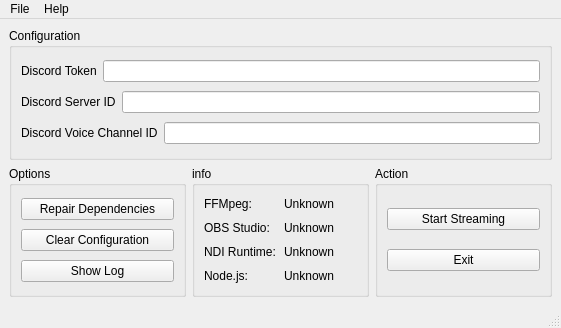
<?xml version="1.0" encoding="UTF-8"?>
<ui version="4.0">
 <class>MainWindow</class>
 <widget class="QMainWindow" name="MainWindow">
  <property name="geometry">
   <rect>
    <x>0</x>
    <y>0</y>
    <width>561</width>
    <height>328</height>
   </rect>
  </property>
  <property name="windowTitle">
   <string>DiscordSCR</string>
  </property>
  <property name="windowIcon">
   <iconset resource="res/res.qrc">
    <normaloff>:/DDDDD_3x.ico</normaloff>:/DDDDD_3x.ico</iconset>
  </property>
  <widget class="QWidget" name="centralwidget">
   <layout class="QGridLayout" name="gridLayout">
    <item row="0" column="0">
     <layout class="QVBoxLayout" name="verticalLayout_4">
      <item>
       <widget class="QGroupBox" name="groupBox">
        <property name="title">
         <string>Configuration</string>
        </property>
        <layout class="QVBoxLayout" name="verticalLayout">
         <item>
          <layout class="QHBoxLayout" name="horizontalLayout">
           <item>
            <widget class="QLabel" name="label">
             <property name="text">
              <string>Discord Token</string>
             </property>
            </widget>
           </item>
           <item>
            <widget class="QLineEdit" name="dc_token"/>
           </item>
          </layout>
         </item>
         <item>
          <layout class="QHBoxLayout" name="horizontalLayout_2">
           <item>
            <widget class="QLabel" name="label_2">
             <property name="text">
              <string>Discord Server ID</string>
             </property>
            </widget>
           </item>
           <item>
            <widget class="QLineEdit" name="dc_server"/>
           </item>
          </layout>
         </item>
         <item>
          <layout class="QHBoxLayout" name="horizontalLayout_3">
           <item>
            <widget class="QLabel" name="label_3">
             <property name="text">
              <string>Discord Voice Channel ID</string>
             </property>
            </widget>
           </item>
           <item>
            <widget class="QLineEdit" name="dc_voice"/>
           </item>
          </layout>
         </item>
        </layout>
       </widget>
      </item>
      <item>
       <layout class="QHBoxLayout" name="horizontalLayout_8">
        <item>
         <widget class="QGroupBox" name="groupBox_2">
          <property name="title">
           <string>Options</string>
          </property>
          <layout class="QVBoxLayout" name="verticalLayout_2">
           <item>
            <widget class="QPushButton" name="repairBtn">
             <property name="text">
              <string>Repair Dependencies</string>
             </property>
            </widget>
           </item>
           <item>
            <widget class="QPushButton" name="clrBtn">
             <property name="text">
              <string>Clear Configuration</string>
             </property>
            </widget>
           </item>
           <item>
            <widget class="QPushButton" name="pushButton">
             <property name="text">
              <string>Show Log</string>
             </property>
            </widget>
           </item>
          </layout>
         </widget>
        </item>
        <item>
         <widget class="QGroupBox" name="groupBox_3">
          <property name="title">
           <string>info</string>
          </property>
          <layout class="QGridLayout" name="gridLayout_2">
           <item row="0" column="0">
            <layout class="QHBoxLayout" name="horizontalLayout_4">
             <item>
              <widget class="QLabel" name="label_4">
               <property name="text">
                <string>FFMpeg:</string>
               </property>
              </widget>
             </item>
             <item>
              <widget class="QLabel" name="ffmpeg_status">
               <property name="styleSheet">
                <string notr="true"/>
               </property>
               <property name="text">
                <string>Unknown</string>
               </property>
              </widget>
             </item>
            </layout>
           </item>
           <item row="1" column="0">
            <layout class="QHBoxLayout" name="horizontalLayout_5">
             <item>
              <widget class="QLabel" name="label_6">
               <property name="text">
                <string>OBS Studio:</string>
               </property>
              </widget>
             </item>
             <item>
              <widget class="QLabel" name="obs_status">
               <property name="styleSheet">
                <string notr="true"/>
               </property>
               <property name="text">
                <string>Unknown</string>
               </property>
              </widget>
             </item>
            </layout>
           </item>
           <item row="2" column="0">
            <layout class="QHBoxLayout" name="horizontalLayout_6">
             <item>
              <widget class="QLabel" name="label_8">
               <property name="text">
                <string>NDI Runtime:</string>
               </property>
              </widget>
             </item>
             <item>
              <widget class="QLabel" name="ndi_status">
               <property name="text">
                <string>Unknown</string>
               </property>
              </widget>
             </item>
            </layout>
           </item>
           <item row="3" column="0">
            <layout class="QHBoxLayout" name="horizontalLayout_7">
             <item>
              <widget class="QLabel" name="label_5">
               <property name="text">
                <string>Node.js:</string>
               </property>
              </widget>
             </item>
             <item>
              <widget class="QLabel" name="nodejs_status">
               <property name="text">
                <string>Unknown</string>
               </property>
              </widget>
             </item>
            </layout>
           </item>
          </layout>
         </widget>
        </item>
        <item>
         <widget class="QGroupBox" name="groupBox_4">
          <property name="title">
           <string>Action</string>
          </property>
          <layout class="QVBoxLayout" name="verticalLayout_3">
           <item>
            <widget class="QPushButton" name="startBtn">
             <property name="text">
              <string>Start Streaming</string>
             </property>
            </widget>
           </item>
           <item>
            <widget class="QPushButton" name="exitBtn">
             <property name="text">
              <string>Exit</string>
             </property>
            </widget>
           </item>
          </layout>
         </widget>
        </item>
       </layout>
      </item>
     </layout>
    </item>
   </layout>
  </widget>
  <widget class="QStatusBar" name="statusbar"/>
  <widget class="QMenuBar" name="menuBar">
   <property name="geometry">
    <rect>
     <x>0</x>
     <y>0</y>
     <width>561</width>
     <height>21</height>
    </rect>
   </property>
   <widget class="QMenu" name="menuFile">
    <property name="title">
     <string>File</string>
    </property>
    <addaction name="actionExit"/>
   </widget>
   <widget class="QMenu" name="menuHelp">
    <property name="title">
     <string>Help</string>
    </property>
    <addaction name="actionAbout"/>
    <addaction name="actionDocumention"/>
   </widget>
   <addaction name="menuFile"/>
   <addaction name="menuHelp"/>
  </widget>
  <action name="actionAbout">
   <property name="text">
    <string>About</string>
   </property>
  </action>
  <action name="actionDocumention">
   <property name="text">
    <string>Documention</string>
   </property>
  </action>
  <action name="actionExit">
   <property name="text">
    <string>Exit</string>
   </property>
  </action>
 </widget>
 <resources>
  <include location="res/res.qrc"/>
 </resources>
 <connections/>
</ui>
